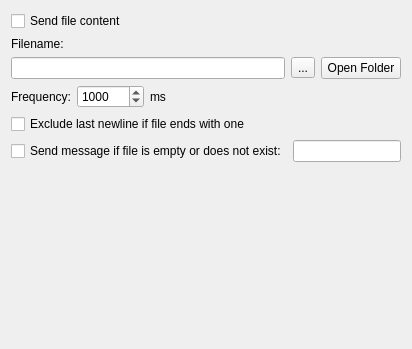
          <widget class="QWidget" name="tab_sendFile">
           <attribute name="title">
            <string>Send File</string>
           </attribute>
           <layout class="QVBoxLayout" name="verticalLayout_11">
            <item>
             <widget class="QCheckBox" name="checkBox_sendFile_enable">
              <property name="text">
               <string>Send file content</string>
              </property>
             </widget>
            </item>
            <item>
             <widget class="QLabel" name="label_24">
              <property name="text">
               <string>Filename:</string>
              </property>
             </widget>
            </item>
            <item>
             <layout class="QHBoxLayout" name="horizontalLayout_19">
              <item>
               <widget class="QLineEdit" name="lineEdit_sendFile_path"/>
              </item>
              <item>
               <widget class="QToolButton" name="toolButton_sendFile_browse">
                <property name="text">
                 <string>...</string>
                </property>
               </widget>
              </item>
              <item>
               <widget class="QPushButton" name="pushButton_sendFile_openFolder">
                <property name="text">
                 <string>Open Folder</string>
                </property>
               </widget>
              </item>
             </layout>
            </item>
            <item>
             <layout class="QHBoxLayout" name="horizontalLayout_6">
              <item>
               <widget class="QLabel" name="label_22">
                <property name="text">
                 <string>Frequency:</string>
                </property>
               </widget>
              </item>
              <item>
               <widget class="QSpinBox" name="spinBox_sendFile_ms">
                <property name="minimumSize">
                 <size>
                  <width>50</width>
                  <height>0</height>
                 </size>
                </property>
                <property name="minimum">
                 <number>1</number>
                </property>
                <property name="maximum">
                 <number>1440000</number>
                </property>
                <property name="value">
                 <number>1000</number>
                </property>
               </widget>
              </item>
              <item>
               <widget class="QLabel" name="label_23">
                <property name="text">
                 <string>ms</string>
                </property>
               </widget>
              </item>
              <item>
               <spacer name="horizontalSpacer_19">
                <property name="orientation">
                 <enum>Qt::Horizontal</enum>
                </property>
                <property name="sizeHint" stdset="0">
                 <size>
                  <width>40</width>
                  <height>20</height>
                 </size>
                </property>
               </spacer>
              </item>
             </layout>
            </item>
            <item>
             <widget class="QCheckBox" name="checkBox_sendFile_excludeEndingNewline">
              <property name="text">
               <string>Exclude last newline if file ends with one</string>
              </property>
             </widget>
            </item>
            <item>
             <layout class="QHBoxLayout" name="horizontalLayout_20">
              <property name="topMargin">
               <number>0</number>
              </property>
              <item>
               <widget class="QCheckBox" name="checkBox_sendFile_sendMsgIfEmpty">
                <property name="text">
                 <string>Send message if file is empty or does not exist:</string>
                </property>
               </widget>
              </item>
              <item>
               <widget class="QLineEdit" name="lineEdit_sendFile_msgIfEmpty"/>
              </item>
             </layout>
            </item>
            <item>
             <spacer name="verticalSpacer_16">
              <property name="orientation">
               <enum>Qt::Vertical</enum>
              </property>
              <property name="sizeType">
               <enum>QSizePolicy::Expanding</enum>
              </property>
              <property name="sizeHint" stdset="0">
               <size>
                <width>20</width>
                <height>176</height>
               </size>
              </property>
             </spacer>
            </item>
           </layout>
          </widget>
